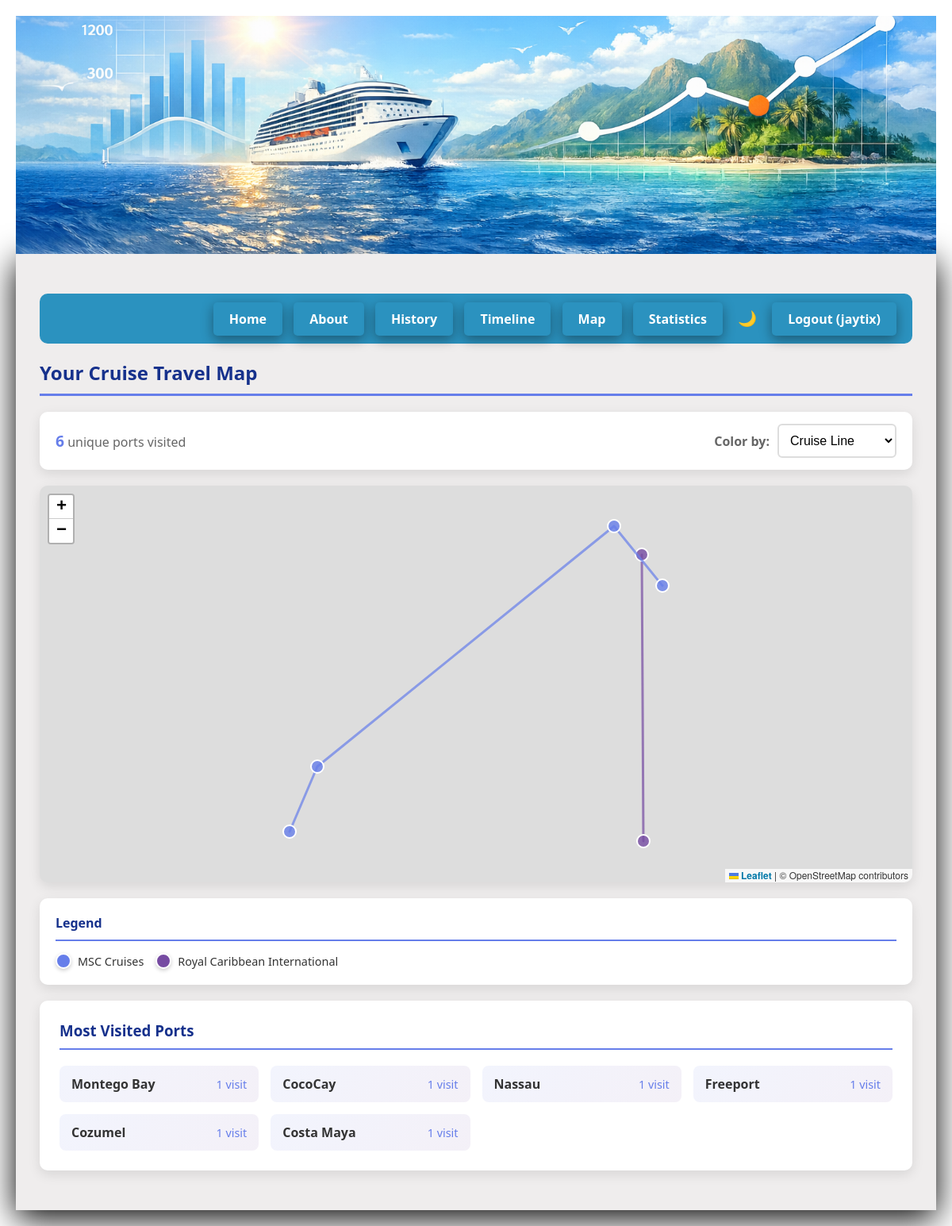
Screenshot of /map (signed in) with the database file from the repository.
### app.py (models this page shows, shortened)
class UserPreference(db.Model):
    id = db.Column(db.Integer, primary_key=True)
    user_id = db.Column(db.Integer, db.ForeignKey('user.id'), nullable=False, unique=True)
    dark_mode = db.Column(db.Boolean, default=False)
    yearly_budget = db.Column(db.Float, nullable=True)
    default_view = db.Column(db.String(20), default='table')
    user = db.relationship('User', backref=db.backref('preferences', uselist=False))

class User(UserMixin, db.Model):
    id = db.Column(db.Integer, primary_key=True)
    username = db.Column(db.String(80), unique=True, nullable=False)
    email = db.Column(db.String(120), unique=True, nullable=False)
    password_hash = db.Column(db.String(200), nullable=False)
    cruises = db.relationship('CruiseHistory', backref='user', lazy=True)

class Port(db.Model):
    id = db.Column(db.Integer, primary_key=True)
    name = db.Column(db.String(100), nullable=False)
    city = db.Column(db.String(100), nullable=True)
    country = db.Column(db.String(100), nullable=False)
    latitude = db.Column(db.Float, nullable=False)
    longitude = db.Column(db.Float, nullable=False)

### app.py (the view)
@app.route('/map')
@login_required
def cruise_map():
    cruises = CruiseHistory.query.filter_by(user_id=current_user.id).all()
    map_data = []
    port_visit_counts = {}
    for cruise in cruises:
        cruise_ports_list = CruisePort.query.filter_by(cruise_id=cruise.cruiseid)\
            .order_by(CruisePort.visit_order).all()
        ports_data = []
        for cp in cruise_ports_list:
            port = cp.port
            ports_data.append({
                'name': port.name,
                'country': port.country,
                'lat': port.latitude,
                'lng': port.longitude
            })
            port_visit_counts[port.name] = port_visit_counts.get(port.name, 0) + 1
        map_data.append({
            'id': cruise.cruiseid,
            'ship': cruise.ship.name,
            'cruiseline': cruise.cruiseline.name,
            'year': cruise.begindate.year,
            'region': cruise.region.name,
            'ports': ports_data
        })
    cruiselines = list(set(c['cruiseline'] for c in map_data))
    colors = ['#667eea', '#764ba2', '#f093fb', '#4facfe', '#43e97b', '#fa709a', '#00c9ff', '#92fe9d']
    cruiseline_colors = {line: colors[i % len(colors)] for i, line in enumerate(cruiselines)}
    most_visited = sorted(port_visit_counts.items(), key=lambda x: x[1], reverse=True)[:10]
    return render_template('map.html',
        map_data=map_data,
        cruiseline_colors=cruiseline_colors,
        most_visited_ports=most_visited,
        total_ports=len(port_visit_counts)
    )

### app.py (called while the page is built)
@login_manager.user_loader
def load_user(user_id):
    return User.query.get(int(user_id))

### templates/map.html (shortened to what this page needs)
{% extends "base.html" %}
{% block content %}
    <h2>Your Cruise Travel Map</h2>
    {% if map_data and total_ports > 0 %}
        <div class="map-controls">
            <div class="map-stats">
                <span><strong>{{ total_ports }}</strong> unique ports visited</span>
            </div>
            <div class="map-filters">
                <label for="colorBySelect">Color by:</label>
                <select id="colorBySelect" class="filter-select">
                    <option value="cruiseline">Cruise Line</option>
                </select>
            </div>
        </div>
        <div id="cruiseMap"></div>
        <div class="map-legend" id="mapLegend">
            <h4>Legend</h4>
            <div class="legend-items">
            </div>
        </div>
        {% if most_visited_ports %}
        <div class="port-stats">
            <h3>Most Visited Ports</h3>
            <div class="port-stats-grid">
                {% for port_name, count in most_visited_ports %}
                <div class="port-stat-item">
                    <span class="port-name">{{ port_name }}</span>
                    <span class="port-count">{{ count }} visit{{ 's' if count > 1 else '' }}</span>
                </div>
                {% endfor %}
            </div>
        </div>
        {% endif %}
    {% else %}
        <div class="no-data-message">
            <p>No ports tracked yet. Add ports to your cruises to see them on the map!</p>
            <p class="sub-message">You can add ports when creating or editing a cruise from the History page.</p>
            <a href="{{ url_for('history') }}" class="btn-primary">Go to History</a>
        </div>
    {% endif %}
{% endblock %}

### templates/base.html (shortened to what this page needs)
<!DOCTYPE html>
<html>
<head>
    <link rel="stylesheet" href="https://unpkg.com/leaflet@1.9.4/dist/leaflet.css" />
    <link rel="stylesheet" href="{{ url_for('static', filename='css/style.css') }}">
    {% if request.endpoint != "home" %}
        <img src="{{url_for('static', filename='images/banner.png') }}" class="smallbanner" alt="Histacruise Banner" style="display: block; margin-left: auto; margin-right: auto;" >
    {% endif %}
</head>
<body class="{{ 'dark-mode' if current_user.is_authenticated and current_user.preferences and current_user.preferences.dark_mode else '' }}">
    <div class="container">
        <nav>
            <a href="/">Home</a>
            <a href="/about">About</a>
            {% if current_user.is_authenticated %}
                <a href="/history">History</a>
                <a href="{{ url_for('timeline') }}">Timeline</a>
                <a href="{{ url_for('cruise_map') }}">Map</a>
                <a href="{{ url_for('statistics') }}">Statistics</a>
                <button id="darkModeToggle" class="dark-mode-btn" title="Toggle Dark Mode">{{ '🌙' if not (current_user.preferences and current_user.preferences.dark_mode) else '☀️' }}</button>
                <a href="{{ url_for('logout') }}">Logout ({{ current_user.username }})</a>
            {% else %}
                <a href="{{ url_for('login') }}">Login</a>
                <a href="{{ url_for('register') }}">Register</a>
            {% endif %}
        </nav>
        {% block content %}
        {% endblock %}
    </div>
</body>
</html>

### static/css/style.css (style rules this page uses)
* { margin: 0; padding: 0; box-sizing: border-box; }
body { font-family: 'Segoe UI', Tahoma, Geneva, Verdana, sans-serif; background-image: url('/static/images/beach_backdrop.jpg'); background-size: cover; background-position: center; min-height: 100vh; padding: 20px; }
.container { max-width: 1500px; margin: 0 auto; background: rgba(237, 235, 235, 0.893); border-radius: 0px; box-shadow: 0 10px 40px rgb(0, 0, 0); padding: 30px; }
h2 { color: #16318c; margin-bottom: 20px; border-bottom: 3px solid #667eea; padding-bottom: 10px; }
a { color: #667eea; text-decoration: none; font-weight: bold; }
.smallbanner { width: 100%; max-width: 1500px; max-height: 300px; border-radius: 0px; object-fit: cover; object-position: center; }
nav { background: #2b92bf; padding: 15px; border-radius: 10px; margin: 20px 0; text-align: right; }
nav a { color: rgb(255, 255, 255); text-decoration: none; padding: 10px 20px; margin: 0 5px; border-radius: 5px; transform: translateY(-2px); box-shadow: 0 5px 15px rgba(9, 9, 9, 0.4); }
label { display: block; margin-bottom: 8px; color: #12337f; font-weight: bold; }
select { width: 100%; padding: 12px; border: 2px solid #ddd; border-radius: 6px; font-size: 16px; transition: border-color 0.3s; background-color: white; cursor: pointer; }
select option { padding: 10px; }
.filter-select { padding: 10px; width: 100%; border: 2px solid #ddd; border-radius: 6px; }
#cruiseMap { height: 500px; border-radius: 10px; box-shadow: 0 5px 15px rgba(0, 0, 0, 0.1); margin: 20px 0; }
.map-controls { display: flex; justify-content: space-between; align-items: center; background: white; padding: 15px 20px; border-radius: 10px; margin-bottom: 20px; box-shadow: 0 5px 15px rgba(0, 0, 0, 0.1); }
.map-stats span { color: #666; }
.map-stats strong { color: #667eea; font-size: 1.2em; }
.map-filters { display: flex; align-items: center; gap: 10px; }
.map-filters label { margin: 0; color: #666; }
.map-filters .filter-select { width: auto; min-width: 150px; }
.map-legend { background: white; padding: 20px; border-radius: 10px; margin: 20px 0; box-shadow: 0 5px 15px rgba(0, 0, 0, 0.1); }
.map-legend h4 { color: #16318c; margin-bottom: 15px; border-bottom: 2px solid #667eea; padding-bottom: 10px; }
.legend-items { display: flex; flex-wrap: wrap; gap: 15px; }
.port-stats { background: white; padding: 25px; border-radius: 10px; margin: 20px 0; box-shadow: 0 5px 15px rgba(0, 0, 0, 0.1); }
.port-stats h3 { color: #16318c; margin-bottom: 20px; border-bottom: 2px solid #667eea; padding-bottom: 10px; }
.port-stats-grid { display: grid; grid-template-columns: repeat(auto-fill, minmax(200px, 1fr)); gap: 15px; }
.port-stat-item { display: flex; justify-content: space-between; align-items: center; padding: 12px 15px; background: linear-gradient(135deg, #667eea15 0%, #764ba215 100%); border-radius: 8px; }
.port-name { font-weight: bold; color: #333; }
.port-count { color: #667eea; font-size: 0.9em; }
.dark-mode-btn { background: transparent; border: none; font-size: 1.2em; cursor: pointer; padding: 5px 10px; border-radius: 5px; transition: background 0.3s; }

### rows the page displays
UserPreference: dark_mode "🌙"
User: username "jaytix"
Port: name "Montego Bay", count "1"
Port: name "CocoCay", count "1"
Port: name "Nassau", count "1"
Port: name "Freeport", count "1"
Port: name "Cozumel", count "1"
Port: name "Costa Maya", count "1"

### other values shown
{{ total_ports }} "6"
